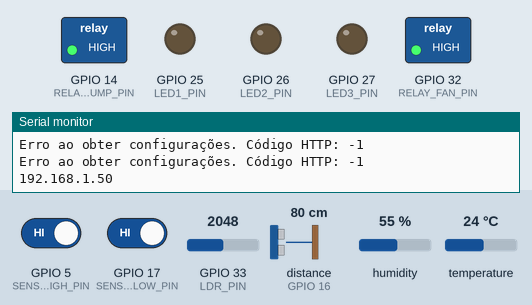
The sketch below on a simulated ESP32. Parts: switched loads named in the sketch (green lamp = pin HIGH), output pins drawn as LEDs (lit = HIGH), the last lines printed to the serial monitor. Wiring (inferred from the names in the program): ultrasonic range finder: trigger GPIO 4; echo GPIO 16. The test bench sets the inputs (shaded band); at power-on: humidity 55 %, temperature 24 °C, GPIO 5 (SENSOR_HIGH_PIN) HIGH, GPIO 17 (SENSOR_LOW_PIN) HIGH, GPIO 33 (LDR_PIN) = 2048, distance to the obstacle (sensor on GPIO 16) 80 cm. The echo pulse lasts 58.3 µs per cm; WiFi joins after 1.5 s; servers stay silent unless stated; uploads are accepted with an empty reply; pins used as bus, display or sensor lines are not drawn.

Above: at 2.7 s.
2.8 s: humidity set to 52 %
6.0 s: humidity set to 49 %
At 7.1 s:
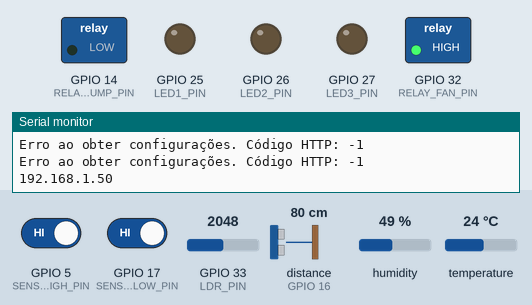
9.2 s: temperature set to 28 °C
12.8 s: temperature set to 31 °C
At 15.1 s:
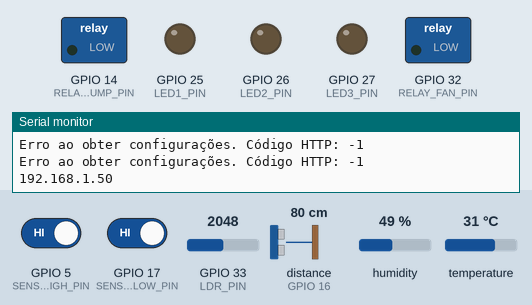
16.0 s: humidity set to 68 %
At 16.9 s:
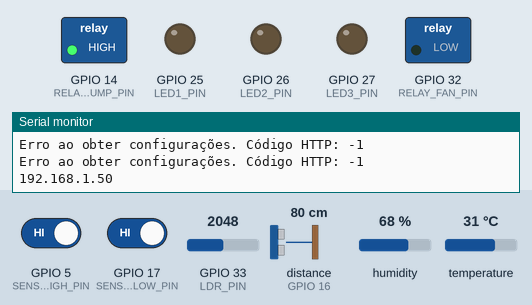
19.2 s: humidity set to 22 %
At 21.8 s:
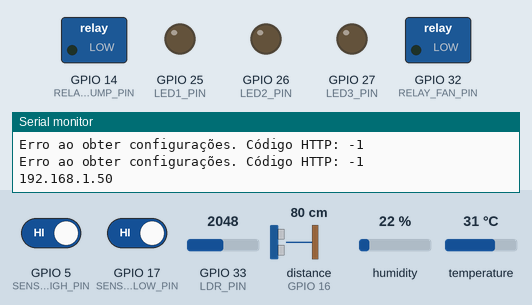
Timing chart, 0 to 23.3 s (numbered marks = the images above; inputs shaded):
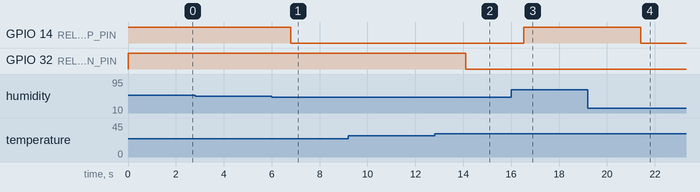

Measured:
- the behaviour switches between 51 and 50 % on humidity (found by bisection; images 0 and 1)
- the behaviour switches between 29 and 30 °C on temperature (found by bisection; images 1 and 2)
- after the input at 6.0 s, GPIO 14 (RELAY_PUMP_PIN): HIGH → LOW after 0.80 s
- after the input at 12.8 s, GPIO 32 (RELAY_FAN_PIN): HIGH → LOW after 1.3 s
- after the input at 16.0 s, GPIO 14 (RELAY_PUMP_PIN): LOW → HIGH after 0.53 s
- after the input at 19.2 s, GPIO 14 (RELAY_PUMP_PIN): HIGH → LOW after 2.2 s

The sketch:

main.ino
```cpp
#include <WiFi.h>
#include <HTTPClient.h>
#include <ArduinoJson.h>
#include <DHT.h>

#define DHTPIN 13
#define DHTTYPE DHT11
DHT dht(DHTPIN, DHTTYPE);

#define LDR_PIN 33
#define TRIGGER_PIN 4
#define ECHO_PIN 16
#define MAX_DISTANCE 30.0

#define LED1_PIN 25
#define LED2_PIN 26
#define LED3_PIN 27

#define SENSOR_LOW_PIN 17
#define SENSOR_HIGH_PIN 5

#define RELAY_PUMP_PIN 14
#define RELAY_FAN_PIN 32

const char* ssid = "teste2";
const char* password = "error404";
const char* serverName = "http://10.154.48.178:7000/auth";

int led1_pwm = 0;
int led2_pwm = 0;
int led3_pwm = 0;

float temperature_limit = 30.0;
float humidity_limit = 50.0;
float distance_limit = 50.0;

void setup() {
  Serial.begin(115200);

  dht.begin();

  pinMode(TRIGGER_PIN, OUTPUT);
  pinMode(ECHO_PIN, INPUT);

  pinMode(SENSOR_LOW_PIN, INPUT_PULLUP);
  pinMode(SENSOR_HIGH_PIN, INPUT_PULLUP);

  pinMode(RELAY_PUMP_PIN, OUTPUT);
  pinMode(RELAY_FAN_PIN, OUTPUT);

  ledcSetup(0, 5000, 8);
  ledcAttachPin(LED1_PIN, 0);
  ledcSetup(1, 5000, 8);
  ledcAttachPin(LED2_PIN, 1);
  ledcSetup(2, 5000, 8);
  ledcAttachPin(LED3_PIN, 2);

  digitalWrite(RELAY_PUMP_PIN, HIGH);
  digitalWrite(RELAY_FAN_PIN, HIGH);

  WiFi.begin(ssid, password);
  Serial.println("Conectando ao Wi-Fi");

  while (WiFi.status() != WL_CONNECTED) {
    delay(500);
    Serial.print(".");
  }

  Serial.println("\nConectado ao Wi-Fi");
  Serial.print("Endereço IP do ESP32: ");
  Serial.println(WiFi.localIP());
}

void loop() {
  readSensorsAndSendData();
  getSettings();
  updateOutputs();
  delay(2000); // Aguarda 2 segundos
}

void readSensorsAndSendData() {
  float temp = dht.readTemperature();
  float hum = dht.readHumidity();
  int ldrValue = analogRead(LDR_PIN);
  bool sensor_low = digitalRead(SENSOR_LOW_PIN) == LOW;
  bool sensor_high = digitalRead(SENSOR_HIGH_PIN) == LOW;

  // Sensor ultrassônico
  digitalWrite(TRIGGER_PIN, LOW);
  delayMicroseconds(2);
  digitalWrite(TRIGGER_PIN, HIGH);
  delayMicroseconds(10);
  digitalWrite(TRIGGER_PIN, LOW);

  long duration = pulseIn(ECHO_PIN, HIGH);
  float distance = (duration * 0.034) / 2;
  float invertedDistance = MAX_DISTANCE - distance;

  // Determina o estado do LDR
  String ldrState = (ldrValue > 4095 * 0.1) ? "Ligado" : "Desligado";

  // Prepara os dados JSON
  StaticJsonDocument<256> jsonDoc;
  jsonDoc["temperature"] = isnan(temp) ? 0.0 : temp;
  jsonDoc["humidity"] = isnan(hum) ? 0.0 : hum;
  jsonDoc["distance"] = invertedDistance;
  jsonDoc["led1_pwm"] = led1_pwm;
  jsonDoc["led2_pwm"] = led2_pwm;
  jsonDoc["led3_pwm"] = led3_pwm;
  jsonDoc["plant_distance"] = invertedDistance;
  jsonDoc["sensor_low"] = sensor_low;
  jsonDoc["sensor_high"] = sensor_high;
  jsonDoc["relay_pump"] = digitalRead(RELAY_PUMP_PIN) == LOW;
  jsonDoc["relay_fan"] = digitalRead(RELAY_FAN_PIN) == LOW;
  jsonDoc["ldr_value"] = ldrValue;
  jsonDoc["ldr_state"] = ldrState;

  String postData;
  serializeJson(jsonDoc, postData);

  if (WiFi.status() == WL_CONNECTED) {
    HTTPClient http;
    http.begin(String(serverName) + "/update_data");
    http.addHeader("Content-Type", "application/json");
    int httpResponseCode = http.POST(postData);

    if (httpResponseCode > 0) {
      String response = http.getString();
      Serial.println("Dados enviados com sucesso");
    } else {
      Serial.println("Erro ao enviar dados");
    }
    http.end();
  } else {
    Serial.println("Sem conexão WiFi");
  }
}


void getSettings() {
  if (WiFi.status() == WL_CONNECTED) {
    HTTPClient http;
    http.begin(String(serverName) + "/get_settings");
    int httpResponseCode = http.GET();

  if (httpResponseCode > 0) {
    String response = http.getString();
    Serial.print("Resposta do servidor: ");
    Serial.println(response);

    StaticJsonDocument<256> jsonDoc;
    DeserializationError error = deserializeJson(jsonDoc, response);

    if (error) {
      Serial.print("Erro ao processar JSON: ");
      Serial.println(error.c_str());
      return; // Sai da função se o JSON estiver inválido
    }

    // Atualiza os valores com os dados do JSON
    led1_pwm = jsonDoc["led1_pwm"];
    led2_pwm = jsonDoc["led2_pwm"];
    led3_pwm = jsonDoc["led3_pwm"];
    temperature_limit = jsonDoc["temperature_limit"];
    humidity_limit = jsonDoc["humidity_limit"];
    distance_limit = jsonDoc["distance_limit"];
    Serial.println("Configurações atualizadas com sucesso!");
  } else {
    Serial.print("Erro ao obter configurações. Código HTTP: ");
    Serial.println(httpResponseCode);
  }


    if (httpResponseCode == 200) {
      String response = http.getString();
      StaticJsonDocument<256> jsonDoc;
      DeserializationError error = deserializeJson(jsonDoc, response);

      if (error) {
        Serial.print("Erro ao processar JSON: ");
        Serial.println(error.c_str());
        return; // Sai da função se o JSON estiver inválido
      }

      // Atualiza os valores com os dados do JSON
      led1_pwm = jsonDoc["led1_pwm"];
      led2_pwm = jsonDoc["led2_pwm"];
      led3_pwm = jsonDoc["led3_pwm"];
      temperature_limit = jsonDoc["temperature_limit"];
      humidity_limit = jsonDoc["humidity_limit"];
      distance_limit = jsonDoc["distance_limit"];
      Serial.println("Configurações atualizadas com sucesso!");
    } else {
      Serial.print("Erro ao obter configurações. Código HTTP: ");
      Serial.println(httpResponseCode);
    }
    http.end();
  } else {
    Serial.println("Sem conexão WiFi");
  }
  Serial.println(WiFi.localIP());

}

void updateOutputs() {
  // Atualiza o PWM dos LEDs
  ledcWrite(0, map(led1_pwm, 0, 100, 0, 255));
  ledcWrite(1, map(led2_pwm, 0, 100, 0, 255));
  ledcWrite(2, map(led3_pwm, 0, 100, 0, 255));

  // Controla o relé do ventilador baseado na temperatura
  float temp = dht.readTemperature();
  if (temp >= temperature_limit) {
    digitalWrite(RELAY_FAN_PIN, LOW); // Ativa o relé (LOW)
  } else {
    digitalWrite(RELAY_FAN_PIN, HIGH); // Desativa o relé (HIGH)
  }

  // Controla o relé da bomba d'água baseado na umidade
  float hum = dht.readHumidity();
  if (hum <= humidity_limit) {
    digitalWrite(RELAY_PUMP_PIN, LOW); // Ativa o relé (LOW)
  } else {
    digitalWrite(RELAY_PUMP_PIN, HIGH); // Desativa o relé (HIGH)
  }
}
```
